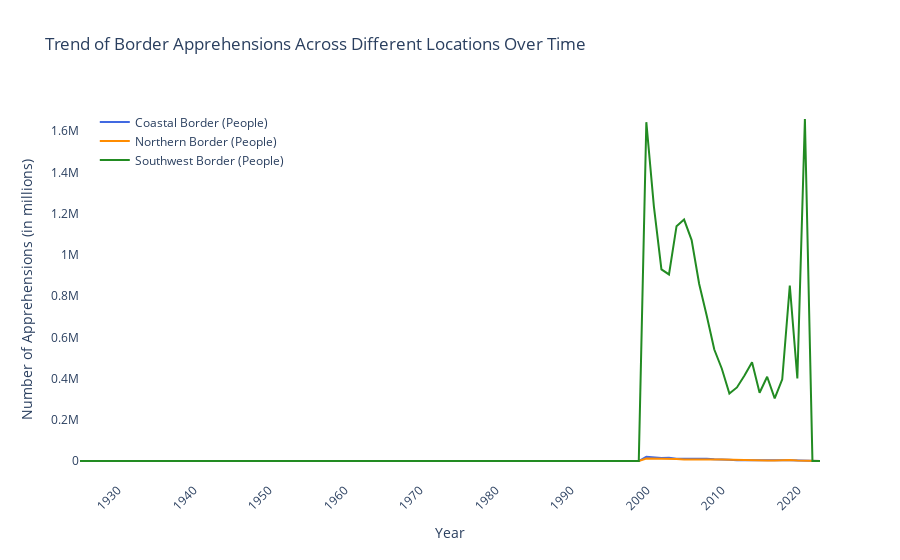

Source (notebook cell):
### Markdown cell above
The model appears to perform reasonably well based on the provided summary:

R-squared: The R-squared value of 0.719 indicates that approximately 71.9% of the variance in border apprehensions can be explained by the year variable. 
This suggests that the model explains a significant portion of the variability in the data.

F-statistic: The F-statistic is 196.8, with a very low p-value (close to zero), indicating that the overall regression model is statistically significant. 
This means that the relationship between the year variable and border apprehensions is not due to random chance.

Coefficients: The coefficient for the 'year' variable is statistically significant (p-value < 0.05) and positive (19710). 
This indicates that, on average, the number of border apprehensions increases by approximately 19,710 people per year.

Adjusted R-squared: The adjusted R-squared value is slightly lower than the R-squared value, which is expected when additional predictors are added to the model. 
This suggests that the independent variable 'year' explains a substantial portion of the variance in border apprehensions, even after adjusting for the number of predictors.

Residual Analysis: The summary also includes tests for normality of residuals (Omnibus, Jarque-Bera) and autocorrelation (Durbin-Watson). 
These tests are important for assessing the assumptions of the linear regression model. In this case, the results indicate that the residuals are normally distributed and do not exhibit significant autocorrelation.

Overall, based on these metrics, the model appears to be a reasonable fit for the data. However, it's important to keep in mind that the adequacy of this model depends on the specific context and the goals of the analysis taking place. Additionally, it's always a good practice to try to validate the model on independent/ different datasets and perform additional checks to ensure its robustness.

### Code cell
import plotly.graph_objects as go

# Sample data
years = apprehension_df['Years']
coastal_border = apprehension_df['Coastal Border (People)']
northern_border = apprehension_df['Northern Border (People)']
southwest_border = apprehension_df['Southwest Border (People)']

# Create traces for each border location
trace_coastal = go.Scatter(x=years, y=coastal_border, mode='lines', name='Coastal Border (People)',
                           line=dict(color='royalblue', width=2))
trace_northern = go.Scatter(x=years, y=northern_border, mode='lines', name='Northern Border (People)',
                            line=dict(color='darkorange', width=2))
trace_southwest = go.Scatter(x=years, y=southwest_border, mode='lines', name='Southwest Border (People)',
                             line=dict(color='forestgreen', width=2))

# Combine the traces into a data list
data = [trace_coastal, trace_northern, trace_southwest]

# Create layout for the plot
layout = go.Layout(title='Trend of Border Apprehensions Across Different Locations Over Time',
                   xaxis=dict(title='Year', tickangle=-45),
                   yaxis=dict(title='Number of Apprehensions (in millions)'),
                   legend=dict(x=0.02, y=0.98, traceorder='normal', bgcolor='rgba(255, 255, 255, 0.5)', bordercolor='rgba(0, 0, 0, 0.2)'),
                   plot_bgcolor='rgba(0, 0, 0, 0)')

# Create figure
fig = go.Figure(data=data, layout=layout)

# Show interactive plot
fig.show()

import plotly.io as pio

# Save the Plotly figure as an image file
pio.write_html(fig, 'border_apprehensions_plot.html')

### Figure 1 — Plotly figure (JSON) as saved in the notebook; plotly's stock layout.template omitted (floating-point values rounded to 4 significant figures)
{"data": [{"line": {"color": "royalblue", "width": 2}, "mode": "lines", "name": "Coastal Border (People)", "type": "scatter", "x": [1925, 1926, 1927, 1928, 1929, 1930, 1931, 1932, 1933, 1934, 1935, 1936, 1937, 1938, 1939, 1940, 1941, 1942, 1943, 1944, 1945, 1946, 1947, 1948, 1949, 1950, 1951, 1952, 1953, 1954, 1955, 1956, 1957, 1958, 1959, 1960, 1961, 1962, 1963, 1964, 1965, 1966, 1967, 1968, 1969, 1970, 1971, 1972, 1973, 1974, 1975, 1976, 1977, 1978, 1979, 1980, 1981, 1982, 1983, 1984, 1985, 1986, 1987, 1988, 1989, 1990, 1991, 1992, 1993, 1994, 1995, 1996, 1997, 1998, 1999, 2000, 2001, 2002, 2003, 2004, 2005, 2006, 2007, 2008, 2009, 2010, 2011, 2012, 2013, 2014, 2015, 2016, 2017, 2018, 2019, 2020, 2021, 2022, 2023], "y": [0, 0, 0, 0, 0, 0, 0, 0, 0, 0, 0, 0, 0, 0, 0, 0, 0, 0, 0, 0, 0, 0, 0, 0, 0, 0, 0, 0, 0, 0, 0, 0, 0, 0, 0, 0, 0, 0, 0, 0, 0, 0, 0, 0, 0, 0, 0, 0, 0, 0, 0, 0, 0, 0, 0, 0, 0, 0, 0, 0, 0, 0, 0, 0, 0, 0, 0, 0, 0, 0, 0, 0, 0, 0, 0, 20651, 18158, 15014, 16335, 11154, 10336, 10521, 11687, 10895, 8370, 8220, 6552, 3685, 3162, 3942, 3158, 4663, 3588, 3247, 3585, 2230, 2045, 0, 0]}, {"line": {"color": "darkorange", "width": 2}, "mode": "lines", "name": "Northern Border (People)", "type": "scatter", "x": [1925, 1926, 1927, 1928, 1929, 1930, 1931, 1932, 1933, 1934, 1935, 1936, 1937, 1938, 1939, 1940, 1941, 1942, 1943, 1944, 1945, 1946, 1947, 1948, 1949, 1950, 1951, 1952, 1953, 1954, 1955, 1956, 1957, 1958, 1959, 1960, 1961, 1962, 1963, 1964, 1965, 1966, 1967, 1968, 1969, 1970, 1971, 1972, 1973, 1974, 1975, 1976, 1977, 1978, 1979, 1980, 1981, 1982, 1983, 1984, 1985, 1986, 1987, 1988, 1989, 1990, 1991, 1992, 1993, 1994, 1995, 1996, 1997, 1998, 1999, 2000, 2001, 2002, 2003, 2004, 2005, 2006, 2007, 2008, 2009, 2010, 2011, 2012, 2013, 2014, 2015, 2016, 2017, 2018, 2019, 2020, 2021, 2022, 2023], "y": [0, 0, 0, 0, 0, 0, 0, 0, 0, 0, 0, 0, 0, 0, 0, 0, 0, 0, 0, 0, 0, 0, 0, 0, 0, 0, 0, 0, 0, 0, 0, 0, 0, 0, 0, 0, 0, 0, 0, 0, 0, 0, 0, 0, 0, 0, 0, 0, 0, 0, 0, 0, 0, 0, 0, 0, 0, 0, 0, 0, 0, 0, 0, 0, 0, 0, 0, 0, 0, 0, 0, 0, 0, 0, 0, 12108, 12338, 10487, 10157, 9959, 7343, 6599, 6378, 7925, 6806, 7431, 6123, 4210, 3230, 3338, 2626, 2283, 3027, 4316, 4408, 2155, 916, 0, 0]}, {"line": {"color": "forestgreen", "width": 2}, "mode": "lines", "name": "Southwest Border (People)", "type": "scatter", "x": [1925, 1926, 1927, 1928, 1929, 1930, 1931, 1932, 1933, 1934, 1935, 1936, 1937, 1938, 1939, 1940, 1941, 1942, 1943, 1944, 1945, 1946, 1947, 1948, 1949, 1950, 1951, 1952, 1953, 1954, 1955, 1956, 1957, 1958, 1959, 1960, 1961, 1962, 1963, 1964, 1965, 1966, 1967, 1968, 1969, 1970, 1971, 1972, 1973, 1974, 1975, 1976, 1977, 1978, 1979, 1980, 1981, 1982, 1983, 1984, 1985, 1986, 1987, 1988, 1989, 1990, 1991, 1992, 1993, 1994, 1995, 1996, 1997, 1998, 1999, 2000, 2001, 2002, 2003, 2004, 2005, 2006, 2007, 2008, 2009, 2010, 2011, 2012, 2013, 2014, 2015, 2016, 2017, 2018, 2019, 2020, 2021, 2022, 2023], "y": [0, 0, 0, 0, 0, 0, 0, 0, 0, 0, 0, 0, 0, 0, 0, 0, 0, 0, 0, 0, 0, 0, 0, 0, 0, 0, 0, 0, 0, 0, 0, 0, 0, 0, 0, 0, 0, 0, 0, 0, 0, 0, 0, 0, 0, 0, 0, 0, 0, 0, 0, 0, 0, 0, 0, 0, 0, 0, 0, 0, 0, 0, 0, 0, 0, 0, 0, 0, 0, 0, 0, 0, 0, 0, 0, 1643679, 1235718, 929809, 905065, 1139282, 1171396, 1071972, 858639, 705005, 540865, 447731, 327577, 356873, 414397, 479371, 331333, 408870, 303916, 396579, 851508, 400651, 1659206, 0, 0]}], "layout": {"legend": {"bgcolor": "rgba(255, 255, 255, 0.5)", "bordercolor": "rgba(0, 0, 0, 0.2)", "traceorder": "normal", "x": 0.02, "y": 0.98}, "plot_bgcolor": "rgba(0, 0, 0, 0)", "title": {"text": "Trend of Border Apprehensions Across Different Locations Over Time"}, "xaxis": {"tickangle": -45, "title": {"text": "Year"}}, "yaxis": {"title": {"text": "Number of Apprehensions (in millions)"}}}}
